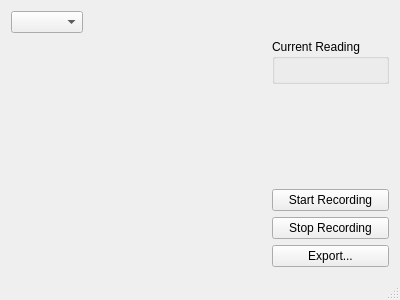
<?xml version="1.0" encoding="UTF-8"?>
<!--
mmgui - A graphical capture and read aout applicatin for digital
        multimeters

Copyright (C) <2011>  Andreas Messer <andi@bastelmap.de>

This program is free software: you can redistribute it and/or modify
it under the terms of the GNU General Public License as published by
the Free Software Foundation, either version 3 of the License, or
(at your option) any later version.

This program is distributed in the hope that it will be useful,
but WITHOUT ANY WARRANTY; without even the implied warranty of
MERCHANTABILITY or FITNESS FOR A PARTICULAR PURPOSE.  See the
GNU General Public License for more details.

You should have received a copy of the GNU General Public License
along with this program.  If not, see <http://www.gnu.org/licenses/>.
-->
<ui version="4.0">
 <class>MainWindow</class>
 <widget class="QMainWindow" name="MainWindow">
  <property name="geometry">
   <rect>
    <x>0</x>
    <y>0</y>
    <width>400</width>
    <height>300</height>
   </rect>
  </property>
  <property name="windowTitle">
   <string>MainWindow</string>
  </property>
  <widget class="QWidget" name="centralWidget">
   <layout class="QVBoxLayout" name="verticalLayout_3">
    <item>
     <layout class="QHBoxLayout" name="horizontalLayout">
      <item>
       <widget class="QComboBox" name="deviceSelector"/>
      </item>
      <item>
       <spacer name="horizontalSpacer">
        <property name="orientation">
         <enum>Qt::Horizontal</enum>
        </property>
        <property name="sizeHint" stdset="0">
         <size>
          <width>40</width>
          <height>20</height>
         </size>
        </property>
       </spacer>
      </item>
     </layout>
    </item>
    <item>
     <layout class="QHBoxLayout" name="horizontalLayout_2">
      <item>
       <widget class="QwtPlot" name="plot" native="true">
        <property name="sizePolicy">
         <sizepolicy hsizetype="MinimumExpanding" vsizetype="Preferred">
          <horstretch>0</horstretch>
          <verstretch>0</verstretch>
         </sizepolicy>
        </property>
       </widget>
      </item>
      <item>
       <layout class="QVBoxLayout" name="verticalLayout_2">
        <property name="sizeConstraint">
         <enum>QLayout::SetMinimumSize</enum>
        </property>
        <item>
         <widget class="QGroupBox" name="currentReadings">
          <property name="title">
           <string>Current Reading</string>
          </property>
          <layout class="QVBoxLayout" name="verticalLayout"/>
         </widget>
        </item>
        <item>
         <spacer name="verticalSpacer">
          <property name="orientation">
           <enum>Qt::Vertical</enum>
          </property>
          <property name="sizeHint" stdset="0">
           <size>
            <width>20</width>
            <height>40</height>
           </size>
          </property>
         </spacer>
        </item>
        <item>
         <widget class="QPushButton" name="startButton">
          <property name="text">
           <string>Start Recording</string>
          </property>
         </widget>
        </item>
        <item>
         <widget class="QPushButton" name="stopButton">
          <property name="text">
           <string>Stop Recording</string>
          </property>
         </widget>
        </item>
        <item>
         <widget class="QPushButton" name="exportButton">
          <property name="text">
           <string>Export...</string>
          </property>
         </widget>
        </item>
       </layout>
      </item>
     </layout>
    </item>
   </layout>
  </widget>
  <widget class="QStatusBar" name="statusBar"/>
 </widget>
 <layoutdefault spacing="6" margin="11"/>
 <customwidgets>
  <customwidget>
   <class>QwtPlot</class>
   <extends>QWidget</extends>
   <header location="global">qwt/qwt_plot.h</header>
   <container>1</container>
  </customwidget>
 </customwidgets>
 <resources/>
 <connections/>
 <slots>
  <slot>startSampling()</slot>
  <slot>stopSampling()</slot>
 </slots>
</ui>
